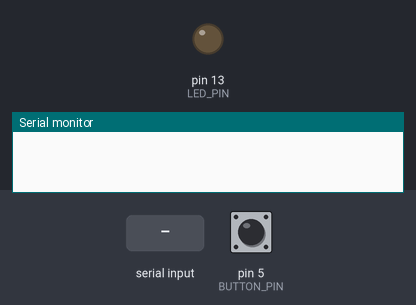
The sketch below on a simulated Arduino Uno, built with avr-gcc and run on an emulated ATmega328P. Shown: output pins drawn as LEDs (lit = HIGH), the last lines printed to the serial monitor. The test bench sets the inputs (shaded band); at power-on: pin 5 (BUTTON_PIN) HIGH.

Above: at 1.2 s.
1.3 s: pin 5 (BUTTON_PIN) pulled LOW for 0.15 s
2.9 s: "1" received over Serial
At 4.0 s:
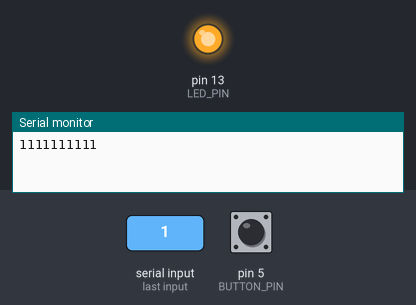
Timing chart, 0 to 7.4 s (numbered marks = the images above; inputs shaded):
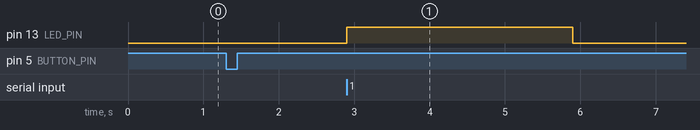

Measured:
- after the input at 2.9 s, pin 13 (LED_PIN): LOW → HIGH at once, → LOW 3.0 s later

The sketch:

UART_Two_Uno.ino
```cpp
#define BUTTON_PIN 5
#define LED_PIN 13
#define DEBOUNCE_DELAY 50 // 按鈕去彈跳的延遲時間，單位為毫秒

void setup() {
  pinMode(BUTTON_PIN, INPUT_PULLUP); // 使用內部上拉電阻
  pinMode(LED_PIN, OUTPUT);
  digitalWrite(LED_PIN, LOW);        // 初始化時熄滅LED
  Serial.begin(9600);                // 開始串列通信
}

void loop() {
  static unsigned long lastDebounceTime = 0; // 上一次切換狀態的時間
  static int lastButtonState = HIGH;        // 按鈕的上一次狀態
  int reading = digitalRead(BUTTON_PIN);    // 當前讀取的按鈕狀態

  // 檢查按鈕狀態是否有變化
  if (reading != lastButtonState) {
    lastDebounceTime = millis(); // 重置去彈跳計時器
  }

  if ((millis() - lastDebounceTime) > DEBOUNCE_DELAY) {
    // 如果按鈕狀態穩定超過去彈跳時間
    if (reading == LOW) { // 檢查按鈕是否被穩定按下
      Serial.write('1');  // 向另一塊板發送信號
      delay(10);          // 防止連續發送
    }
  }

  lastButtonState = reading; // 更新按鈕狀態

  if (Serial.available() > 0) {
    if (Serial.read() == '1') { // 接收到信號
      digitalWrite(LED_PIN, HIGH); // 點亮LED
      delay(3000);                 // 等待三秒
      digitalWrite(LED_PIN, LOW);  // 關閉LED
    }
  }

  // 清空串列通信緩存
  while (Serial.available() > 0) {
    Serial.read();
  }
}
```
